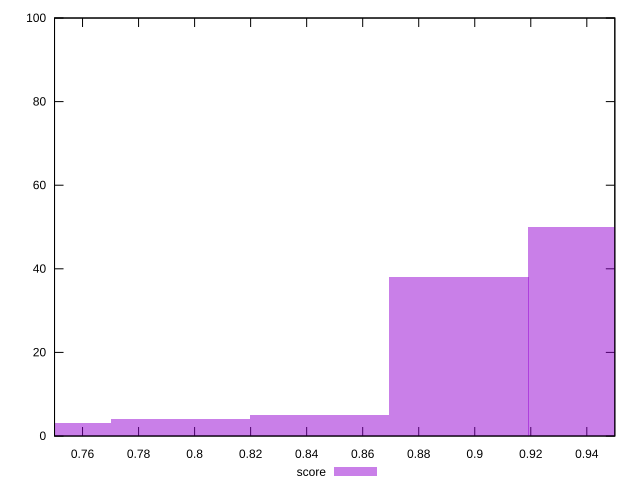

Write the gnuplot code that produced this figure.
reset

$score <<EOF
0.9440302920547833 50
0.8943444872097946 38
0.7949728775198175 4
0.8446586823648061 5
0.7452870726748289 3
EOF

set key outside below
set boxwidth 0.04968580484498859
set xrange [0.75:0.95]
set yrange [0:100]
set trange [0:100]
set style fill transparent solid 0.5 noborder
set terminal svg size 640, 490 enhanced background rgb 'white'
set output "reprap/bootup-time/samples/pages+cached+noexternal+nomedia+nocss/score/histogram.svg"

plot $score title "score" with boxes

reset
